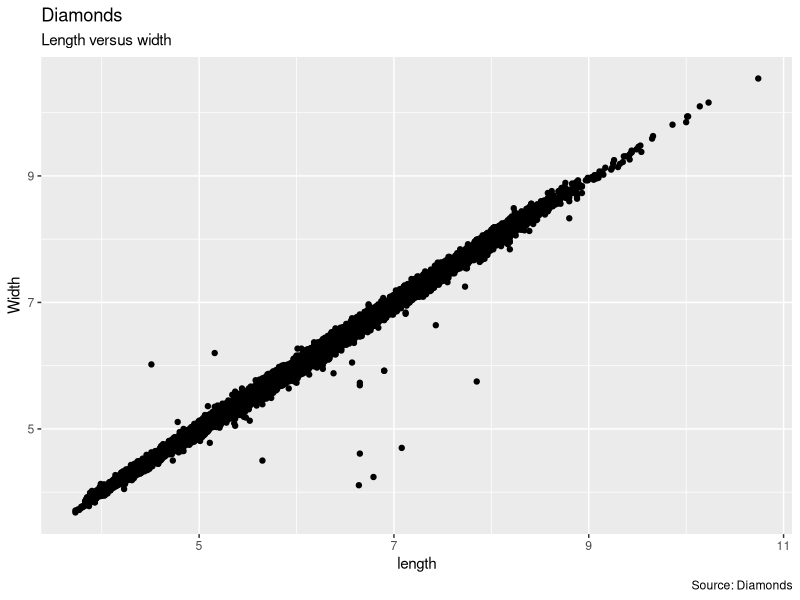
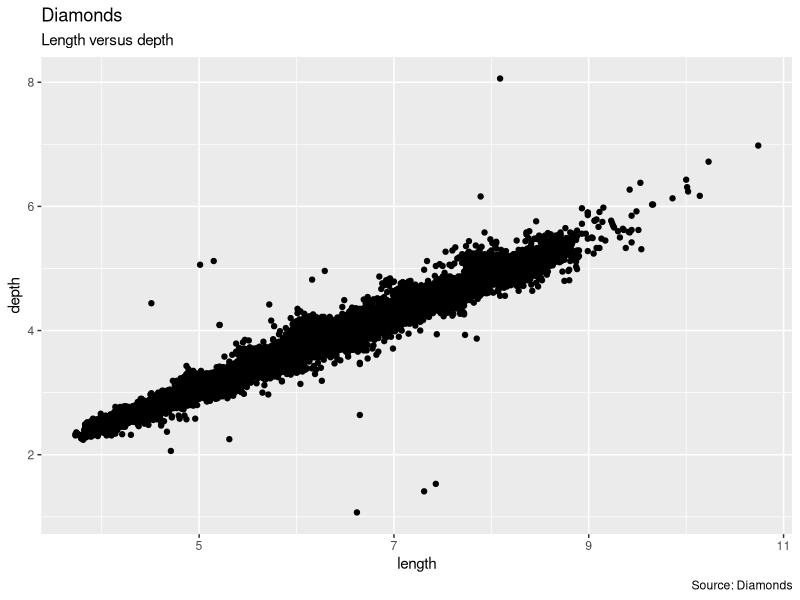

R code for these plots, in order:
## ---- chunk 1
library(tidyverse)
library(dplyr)
view(diamonds)
#question 1
diamonds %>% 
  group_by(cut) %>%
  summarise(counts = n())

#question 2
datapercent<-sample_frac(diamonds,0.01)

#question 3
Diamonds1 <-diamonds %>%
  group_by(clarity) %>%
  slice_max(order_by=carat,n=100, with_ties=FALSE)%>%
  summarise(mean_size=mean(carat))
  
  

#question 4
avg_size_filt <- filter(diamonds, y<20, y>0, x>0)
ggplot(data = avg_size_filt, mapping = aes(x = x, y = y)) + geom_point()+labs(title="Diamonds", 
       subtitle="Length versus width",
       caption="Source: Diamonds",
       x="length",
       y="Width")
## ---- chunk 2
avg_size_filt2 <- filter(diamonds, z <10, z>0, x>0)
ggplot(data = avg_size_filt2, mapping = aes(x = x, y = z)) + geom_point()+labs(title="Diamonds", 
       subtitle="Length versus depth",
       caption="Source: Diamonds",
       x="length",
       y="depth") 
